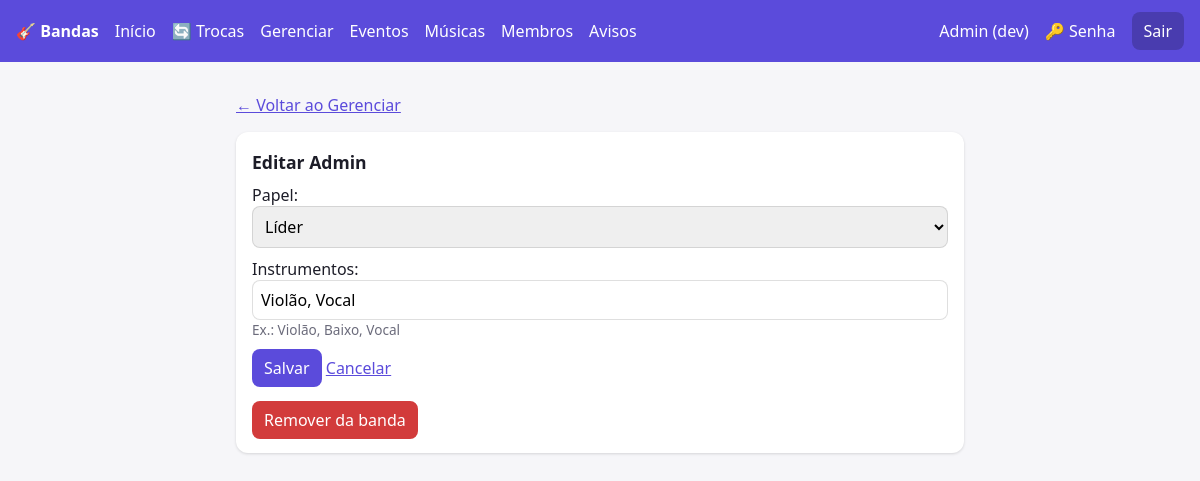
Page /membros/1/editar/ (signed in) on the committed database.
### core/models.py (models this page shows, shortened)
class Membro(models.Model):
    PAPEIS = [("lider", "Líder"), ("membro", "Membro")]
    user = models.ForeignKey(settings.AUTH_USER_MODEL, on_delete=models.CASCADE, related_name="membros")
    banda = models.ForeignKey(Banda, on_delete=models.CASCADE, related_name="membros")
    papel = models.CharField(max_length=10, choices=PAPEIS, default="membro")
    instrumentos = models.CharField(max_length=200, blank=True, help_text="Ex.: Violão, Baixo, Vocal")
    class Meta:
        unique_together = ("user", "banda")

### core/views.py (the view, shortened to what this page needs)
# urls.py: path("membros/<int:pk>/editar/", v.membro_editar, name="membro_editar"),
@login_required
def membro_editar(request, pk):
    m = _membro_lider(request, pk)
    form = MembroForm(request.POST or None, instance=m)
    return render(request, "membro_form.html", dict(form=form, m=m))

### core/forms.py
class MembroForm(forms.ModelForm):
    class Meta:
        model = Membro
        fields = ["papel", "instrumentos"]

### core/templatetags/menu.py (called while the page is built)
@register.simple_tag(takes_context=True)
def usuario_eh_lider(context):
    u = context["request"].user
    return u.is_authenticated and Membro.objects.filter(user=u, papel="lider").exists()

### core/views.py (called while the page is built)
def _membro_lider(request, pk):
    return get_object_or_404(Membro, pk=pk, banda__membros__user=request.user, **LIDER)

### core/templates/membro_form.html (shortened to what this page needs)
{% extends "base.html" %}{% block content %}
<p><a href="{% url 'gerenciar' %}">← Voltar ao Gerenciar</a></p>
<div class="card fm"><h2>{% if m %}Editar {{ m.user.get_full_name|default:m.user.username }}{% else %}Adicionar membro{% endif %}</h2>
<form method="post">{% csrf_token %}{{ form.as_p }}<button>Salvar</button> <a href="{% url 'membros' %}">Cancelar</a></form>
{% if m %}<form method="post" action="{% url 'membro_excluir' m.pk %}" style="margin-top:14px"
onsubmit="return confirm('Remover da banda? Ele também sai das escalas dos eventos.')">{% csrf_token %}<button class="no">Remover da banda</button></form>{% endif %}</div>
{% endblock %}

### core/templates/base.html (style rules this page uses)
:root { --bg:#f6f6f9;--card:#fff;--tx:#1d1d28;--mut:#6b6b7b;--pri:#5b4bdb;--ok:#1a9d5a;--no:#d23b3b }
* { box-sizing:border-box }
body { margin:0;font-family:system-ui,sans-serif;background:var(--bg);color:var(--tx) }
.card { background:var(--card);border-radius:12px;padding:14px 16px;margin:0 0 14px;box-shadow:0 1px 3px #0002 }
h2 { margin:.2em 0 .6em;font-size:1.1rem }
a { color:var(--pri) }
button,input { font:inherit;padding:8px 12px;border-radius:8px;border:1px solid #8884 }
button { background:var(--pri);color:#fff;border:0;cursor:pointer }
button.no { background:var(--no) }

### core/templates/membro_form.html (style rules this page uses)
.fm p { margin:0 0 10px }
.fm input,.fm select { width:100%;padding:8px;border-radius:8px;border:1px solid #8884;font:inherit }
.helptext { display:block;color:var(--mut);font-size:.85rem }

### rows in the picture
Membro: user.get_full_name "Admin", papel "Líder", instrumentos "Violão, Vocal"
